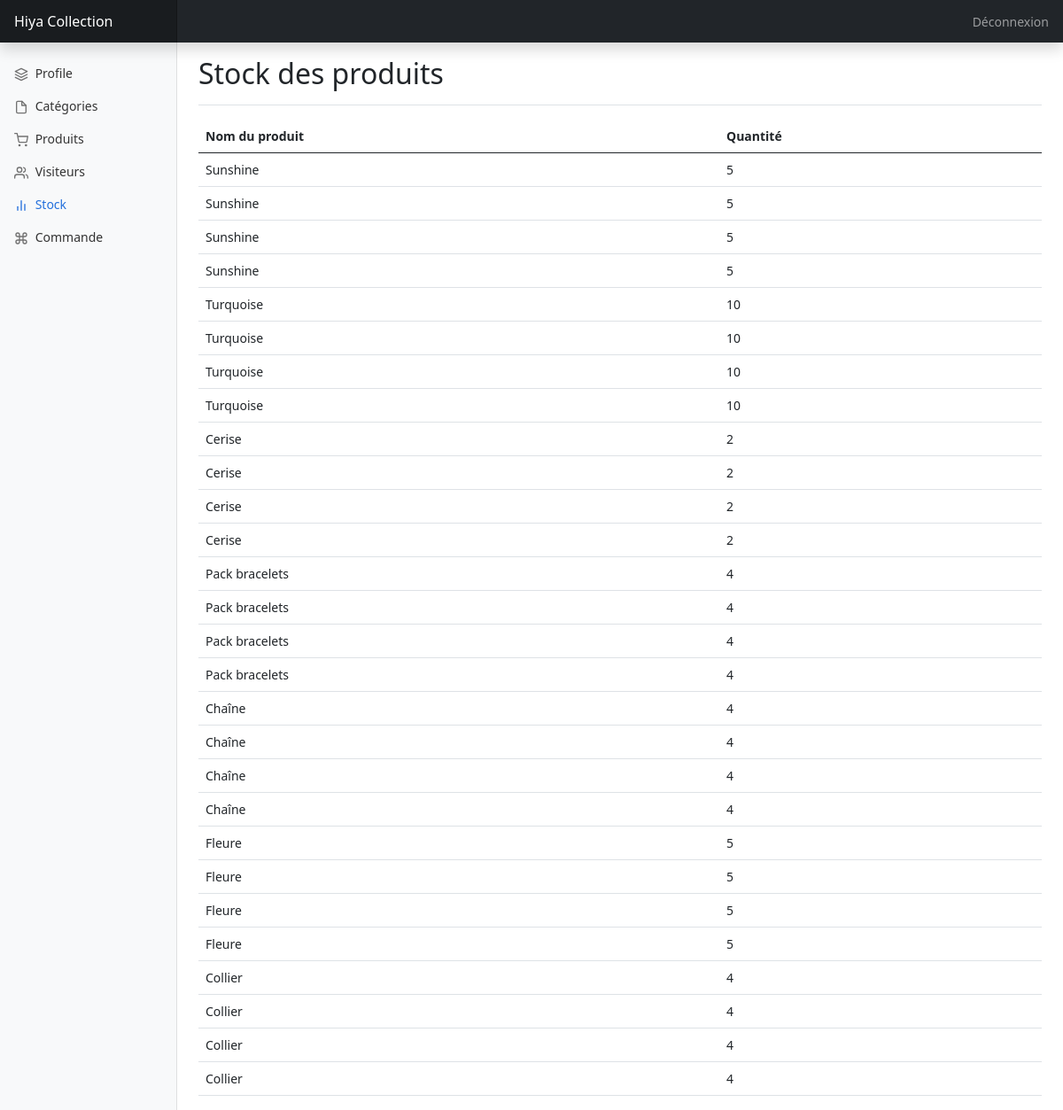
/admin/stock/listS.php, run on the app's committed database.
### tables this page shows
CREATE TABLE `produit` (
  `ID` int(10) NOT NULL,
  `Image` varchar(20) NOT NULL,
  `Nom` varchar(20) NOT NULL,
  `Prix` float NOT NULL,
  `Description` text NOT NULL,
  `Catégorie` varchar(10) NOT NULL
);

CREATE TABLE `stock` (
  `ID` int(10) NOT NULL,
  `Produit` int(10) NOT NULL,
  `Quantité` int(20) NOT NULL
);

### inc/functions.php (called while the page is built, shortened)
<?php
function getStock(){
    include 'C:\xampp\htdocs\hiya_ecommerce\config.php';
    $req = "SELECT produit.Nom, stock.Quantité FROM produit, visiteur, stock WHERE produit.ID = stock.Produit";
    $res = $cnx->query($req);
    $stock= $res->fetchAll();
    return $stock;
}
?>

### admin/stock/listS.php (the view, shortened to what this page needs)
<?php
    include "../../inc/functions.php";
    $stock = getStock();
?>
<!doctype html>
<html lang="en">
  <head>
        <link href="../../css/bootstrap.min.css" rel="stylesheet">
    <link href="../../css/dashboard.css" rel="stylesheet">
  </head>
  <body>
<header class="navbar navbar-dark sticky-top bg-dark flex-md-nowrap p-0 shadow">
  <a class="navbar-brand col-md-3 col-lg-2 me-0 px-3" href="../../index.php">Hiya Collection</a>
  <div class="navbar-nav">
    <div class="nav-item text-nowrap">
      <a class="nav-link px-3" href="../../deconnexion.php">Déconnexion</a>
    </div>
  </div>
</header>
<div class="container-fluid">
  <div class="row">
    <nav id="sidebarMenu" class="col-md-3 col-lg-2 d-md-block bg-light sidebar collapse">
      <div class="position-sticky pt-3">
        <ul class="nav flex-column">
          <li class="nav-item ">
            <a class="nav-link" href="../profileAdmin.php">
              <span data-feather="layers"></span>
              Profile
            </a>
          </li>
          <li class="nav-item">
            <a class="nav-link " href="../categorie/listCa.php">
              <span data-feather="file"></span>
              Catégories
            </a>
          </li>
          <li class="nav-item">
            <a class="nav-link" href="../produit/listProd.php">
              <span data-feather="shopping-cart"></span>
              Produits
            </a>
          </li>
          <li class="nav-item">
            <a class="nav-link" href="../visiteur/listVis.php">
              <span data-feather="users"></span>
              Visiteurs
            </a>
          </li>
          <li class="nav-item">
            <a class="nav-link active" href="listS.php">
              <span data-feather="bar-chart-2"></span>
              Stock
            </a>
          </li>
          <li class="nav-item">
            <a class="nav-link" href="../commande/listC.php">
              <span data-feather="command"></span>
              Commande
            </a>
          </li>
        </ul>
      </div>
    </nav>
    <main class="col-md-9 ms-sm-auto col-lg-10 px-md-4">
      <div class="d-flex justify-content-between flex-wrap flex-md-nowrap align-items-center pt-3 pb-2 mb-3 border-bottom">
        <h1 class="h2">Stock des produits</h1>
      </div>
      <div>
            <table class="table">
                    <thead>
                            <tr>
                            <th scope="col">Nom du produit</th>
                            <th scope="col">Quantité</th>
                            </tr>
                    </thead>
                <tbody>
                    <?php
                        foreach($stock as $stock){
                                echo '
                                    <tr>
                                        <td>'.$stock['Nom'].'</td>
                                        <td>'.$stock['Quantité'].'</td>
                                    </tr>
                                ';
                        }
                    ?>
                </tbody>
            </table>
        </div>
    </main>
  </div>
</div>
  </body>
</html>

### css/dashboard.css (style rules this page uses)
body { font-size: .875rem; }
.feather { width: 16px; height: 16px; vertical-align: text-bottom; }
.sidebar { position: fixed; top: 0; bottom: 0; left: 0; z-index: 100; padding: 48px 0 0; box-shadow: inset -1px 0 0 rgba(0, 0, 0, .1); }
.sidebar .nav-link { font-weight: 500; color: #333; }
.sidebar .nav-link .feather { margin-right: 4px; color: #727272; }
.sidebar .nav-link.active { color: #2470dc; }
.sidebar .nav-link:hover .feather, .sidebar .nav-link.active .feather { color: inherit; }
.navbar-brand { padding-top: .75rem; padding-bottom: .75rem; font-size: 1rem; background-color: rgba(0, 0, 0, .25); box-shadow: inset -1px 0 0 rgba(0, 0, 0, .25); }

### data on the page
produit: Nom "Sunshine", stock.Quantité "5"
produit: Nom "Turquoise", stock.Quantité "10"
produit: Nom "Cerise", stock.Quantité "2"
produit: Nom "Pack bracelets", stock.Quantité "4"
produit: Nom "Chaîne", stock.Quantité "4"
produit: Nom "Fleure", stock.Quantité "5"
produit: Nom "Collier", stock.Quantité "4"
